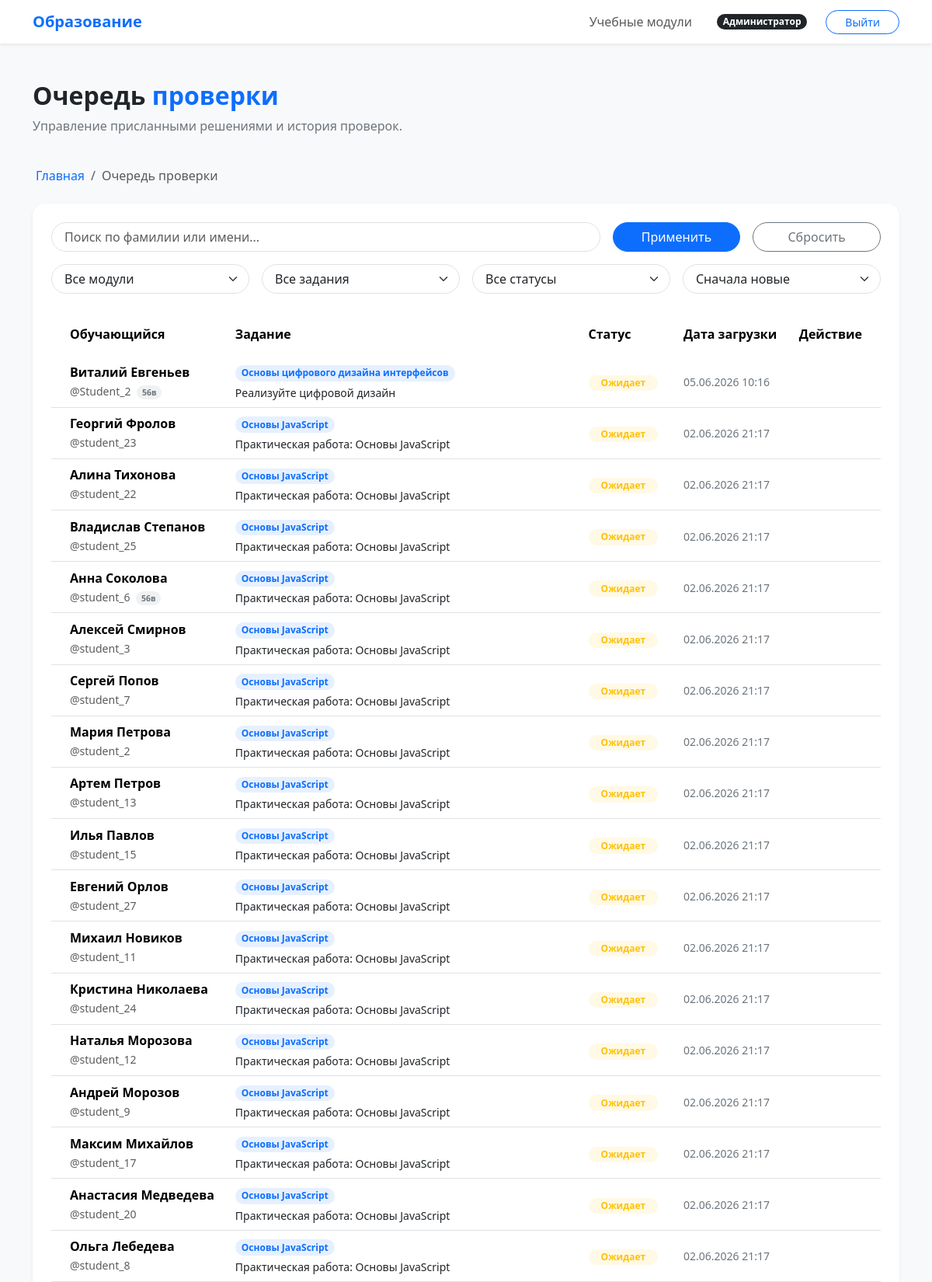
Page /solutions/teacher/submissions/ (signed in, upper part) on the committed database.
### solutions/models.py (models this page shows, shortened)
class Submission(BaseModel):
    class Status(models.TextChoices):
        PENDING = "pending", "Ожидает проверки"
        REVIEWING = "reviewing", "На проверке"
        COMPLETED = "completed", "Проверено"
        REVISION = "revision", "Нужна доработка"
    task = models.ForeignKey(
        Task,
        on_delete=models.CASCADE,
        related_name="submissions",
        verbose_name="Задание",
    )
    student = models.ForeignKey(
        settings.AUTH_USER_MODEL,
        on_delete=models.CASCADE,
        related_name="submissions",
        verbose_name="Обучающийся",
    )
    file = models.FileField(
        upload_to="submissions/%Y/%m/", verbose_name="Файл с решением"
    )
    status = models.CharField(
        max_length=20,
        choices=Status.choices,
        default=Status.PENDING,
        verbose_name="Статус проверки",
    )
    class Meta:
        verbose_name = "Отправленная работа"
        verbose_name_plural = "Отправленные работы"
        ordering = ["-created_at"]

### users/models.py (models this page shows, shortened)
class User(AbstractUser, BaseModel):
    class Role(models.TextChoices):
        STUDENT = "student", "Обучающийся"
        TEACHER = "teacher", "Преподаватель"
        ADMIN = "admin", "Администратор"
    middle_name = models.CharField(max_length=150, blank=True, verbose_name="Отчество")
    role = models.CharField(
        max_length=10, choices=Role.choices, default=Role.STUDENT, verbose_name="Роль"
    )
    group = models.ForeignKey(
        StudentGroup,
        on_delete=models.SET_NULL,
        null=True,
        blank=True,
        related_name="students",
        verbose_name="Учебная группа",
    )
    class Meta:
        verbose_name = "Пользователь"
        verbose_name_plural = "Пользователи"
        ordering = ["last_name", "first_name"]

### curriculum/models.py (models this page shows, shortened)
class StudentGroup(BaseModel):
    title = models.CharField(max_length=7, unique=True, verbose_name="Название группы")
    teacher = models.ForeignKey(
        settings.AUTH_USER_MODEL,
        on_delete=models.SET_NULL,
        null=True,
        blank=True,
        limit_choices_to={"role": "teacher"},
        related_name="student_groups",
        verbose_name="Преподаватель",
    )
    class Meta:
        verbose_name = "Учебная группа"
        verbose_name_plural = "Учебные группы"
        ordering = ["title"]

class Task(BaseModel):
    module = models.ForeignKey(
        Module, on_delete=models.CASCADE, related_name="tasks", verbose_name="Модуль"
    )
    title = models.CharField(max_length=255, verbose_name="Название задания")
    description = models.TextField(verbose_name="Техническое задание")
    deadline = models.DateField(verbose_name="Крайний срок сдачи")
    max_score = models.PositiveIntegerField(
        default=100, verbose_name="Максимальный балл"
    )
    class Meta:
        verbose_name = "Задание"
        verbose_name_plural = "Задания"
        ordering = ["deadline"]
        constraints = [
            models.UniqueConstraint(
                fields=["module", "title"], name="unique_task_title_per_module"
            )
        ]

class Module(BaseModel):
    title = models.CharField(max_length=38, verbose_name="Название модуля")
    description = models.TextField(verbose_name="Описание модуля")
    class Meta:
        verbose_name = "Учебный модуль"
        verbose_name_plural = "Учебные модули"
        ordering = ["title"]

### solutions/views.py (the view, shortened to what this page needs)
class TeacherSubmissionListView(TeacherRequiredMixin, ListView):
    model = Submission
    template_name = "solutions/teacher_submissions.html"
    context_object_name = "submissions"
    def get_queryset(self):
        queryset = Submission.objects.select_related(
            "student", "student__group", "task", "task__module"
        )
        if not self.request.user.is_superuser:
            queryset = queryset.filter(student__group__teacher=self.request.user)
        search_query = self.request.GET.get("search", "").strip()
        module_filter = self.request.GET.get("module", "")
        if module_filter:
            queryset = queryset.filter(task__module_id=module_filter)
        task_filter = self.request.GET.get("task", "")
        if task_filter:
            queryset = queryset.filter(task_id=task_filter)
        status_filter = self.request.GET.get("status", "")
        if status_filter:
            queryset = queryset.filter(status=status_filter)
        sort_by = self.request.GET.get("sort", "")
        if sort_by == "date_asc":
            queryset = queryset.order_by("created_at")
        elif sort_by == "student":
            queryset = queryset.order_by("student__last_name", "student__first_name")
        else:
            queryset = queryset.annotate(
                status_priority=Case(
                    When(status=Submission.Status.PENDING, then=Value(0)),
                    default=Value(1),
                    output_field=IntegerField(),
                )
            ).order_by("status_priority", "-created_at")
        return queryset
    def get_context_data(self, **kwargs):
        context = super().get_context_data(**kwargs)
        visible_submissions = self.get_queryset()
        context["pending_count"] = visible_submissions.filter(
            status=Submission.Status.PENDING
        ).count()
        from curriculum.models import Module, Task
        context["modules"] = Module.objects.all()
        selected_module_id = self.request.GET.get("module", "")
        if selected_module_id:
            context["tasks"] = Task.objects.filter(module_id=selected_module_id)
        else:
            context["tasks"] = Task.objects.all()
        context["search_value"] = self.request.GET.get("search", "")
        context["module_value"] = selected_module_id
        context["task_value"] = self.request.GET.get("task", "")
        context["status_value"] = self.request.GET.get("status", "")
        context["sort_value"] = self.request.GET.get("sort", "")
        return context

### curriculum/views.py (called while the page is built)
    def test_func(self) -> bool:
        return self.request.user.is_authenticated and (
            self.request.user.role == User.Role.TEACHER or self.request.user.is_staff
        )

### templates/solutions/teacher_submissions.html (shortened to what this page needs)
{% extends 'base.html' %}
{% block content %}
    <div class="row mb-4">
        <div class="col-12">
            <h2 class="fw-bold">Очередь <span class="text-accent">проверки</span></h2>
            <p class="text-secondary">Управление присланными решениями и история проверок.</p>
        </div>
    </div>
    <nav aria-label="breadcrumb" class="mb-4">
        <ol class="breadcrumb">
            <li class="breadcrumb-item">
                <a href="{% url 'core:index' %}" class="text-decoration-none">
                    Главная
                </a>
            </li>
            <li class="breadcrumb-item active">Очередь проверки</li>
        </ol>
    </nav>
    <div class="card border-0 shadow-sm rounded-4 overflow-hidden p-4">
        <form method="get" class="row g-3 mb-4">
            <div class="col-md-8">
                <input type="text" name="search" class="form-control btn-rounded px-3"
                       placeholder="Поиск по фамилии или имени..." value="{{ search_value }}">
            </div>
            <div class="col-md-2">
                <button type="submit" class="btn btn-primary btn-rounded w-100">Применить</button>
            </div>
            <div class="col-md-2">
                <a href="{% url 'solutions:teacher_submissions' %}" class="btn btn-outline-secondary btn-rounded w-100">Сбросить</a>
            </div>
            <div class="col-md-3">
                <select name="module" class="form-select btn-rounded px-3" onchange="this.form.submit()">
                    <option value="">Все модули</option>
                </select>
            </div>
            <div class="col-md-3">
                <select name="task" class="form-select btn-rounded px-3">
                    <option value="">Все задания</option>
                </select>
            </div>
            <div class="col-md-3">
                <select name="status" class="form-select btn-rounded px-3">
                    <option value="">Все статусы</option>
                </select>
            </div>
            <div class="col-md-3">
                <select name="sort" class="form-select btn-rounded px-3">
                    <option value="">Сначала новые</option>
                </select>
            </div>
        </form>
        <div class="table-responsive">
            <table class="table table-hover align-middle mb-0">
                <thead class="bg-light">
                <tr>
                    <th class="ps-4 py-3 border-0">Обучающийся</th>
                    <th class="py-3 border-0">Задание</th>
                    <th class="py-3 border-0">Статус</th>
                    <th class="py-3 border-0">Дата загрузки</th>
                    <th class="pe-4 py-3 border-0 text-end">Действие</th>
                </tr>
                </thead>
                <tbody>
                {% for submission in submissions %}
                    <tr {% if submission.status != 'pending' %}class="bg-light bg-opacity-50"{% endif %}>
                        <td class="ps-4">
                            <div class="fw-bold">{{ submission.student.get_full_name }}</div>
                            <small class="text-muted">
                                @{{ submission.student.username }}
                                {% if submission.student.group %}
                                    <span class="badge bg-secondary bg-opacity-10 text-secondary rounded-pill custom-badge-sm ms-1">{{ submission.student.group.title }}</span>
                                {% endif %}
                            </small>
                        </td>
                        <td>
                            <span class="badge bg-primary bg-opacity-10 text-accent rounded-pill px-2 small">
                                {{ submission.task.module.title }}
                            </span>
                            <div class="small mt-1 text-dark">{{ submission.task.title }}</div>
                        </td>
                        <td>
                            {% if submission.status == 'pending' %}
                                <span class="badge bg-warning bg-opacity-10 text-warning rounded-pill px-3">Ожидает</span>
                            {% elif submission.status == 'completed' %}
                                <span class="badge bg-success bg-opacity-10 text-success rounded-pill px-3">Проверено</span>
                            {% elif submission.status == 'revision' %}
                                <span class="badge bg-danger bg-opacity-10 text-danger rounded-pill px-3">Доработка</span>
                            {% endif %}
                        </td>
                        <td><span class="text-secondary small">{{ submission.created_at|date:"d.m.Y H:i" }}</span></td>
                       <td class="pe-4 text-end">
                       </td>
                    </tr>
                {% empty %}
                    <tr>
                        <td colspan="5" class="text-center py-5 text-secondary">Нет работ для отображения.</td>
                    </tr>
                {% endfor %}
                </tbody>
            </table>
        </div>
    </div>
{% endblock %}

### templates/base.html (style rules this page uses)
body { background-color: #f8f9fa; font-family: 'Segoe UI', Tahoma, Geneva, Verdana, sans-serif; display: flex; flex-direction: column; min-height: 100vh; }
.btn-rounded { border-radius: 50rem; }
.text-accent { color: #0d6efd; }
.rounded-4 { border-radius: 1rem !important; }

### rows in the picture
Submission: student.get_full_name "Виталий Евгеньев", student.username "Student_2", student.group "56в", task.module "Основы цифрового дизайна интерфейсов", task "Реализуйте цифровой дизайн", status "Ожидает", created_at "05.06.2026 10:16"
Submission: student.get_full_name "Георгий Фролов", student.username "student_23", task.module "Основы JavaScript", task "Практическая работа: Основы JavaScript", status "Ожидает", created_at "02.06.2026 21:17"
Submission: student.get_full_name "Алина Тихонова", student.username "student_22", task.module "Основы JavaScript", task "Практическая работа: Основы JavaScript", status "Ожидает", created_at "02.06.2026 21:17"
Submission: student.get_full_name "Владислав Степанов", student.username "student_25", task.module "Основы JavaScript", task "Практическая работа: Основы JavaScript", status "Ожидает", created_at "02.06.2026 21:17"
Submission: student.get_full_name "Анна Соколова", student.username "student_6", student.group "56в", task.module "Основы JavaScript", task "Практическая работа: Основы JavaScript", status "Ожидает", created_at "02.06.2026 21:17"
Submission: student.get_full_name "Алексей Смирнов", student.username "student_3", task.module "Основы JavaScript", task "Практическая работа: Основы JavaScript", status "Ожидает", created_at "02.06.2026 21:17"
Submission: student.get_full_name "Сергей Попов", student.username "student_7", task.module "Основы JavaScript", task "Практическая работа: Основы JavaScript", status "Ожидает", created_at "02.06.2026 21:17"
Submission: student.get_full_name "Мария Петрова", student.username "student_2", task.module "Основы JavaScript", task "Практическая работа: Основы JavaScript", status "Ожидает", created_at "02.06.2026 21:17"
Submission: student.get_full_name "Артем Петров", student.username "student_13", task.module "Основы JavaScript", task "Практическая работа: Основы JavaScript", status "Ожидает", created_at "02.06.2026 21:17"
Submission: student.get_full_name "Илья Павлов", student.username "student_15", task.module "Основы JavaScript", task "Практическая работа: Основы JavaScript", status "Ожидает", created_at "02.06.2026 21:17"
Submission: student.get_full_name "Евгений Орлов", student.username "student_27", task.module "Основы JavaScript", task "Практическая работа: Основы JavaScript", status "Ожидает", created_at "02.06.2026 21:17"
Submission: student.get_full_name "Михаил Новиков", student.username "student_11", task.module "Основы JavaScript", task "Практическая работа: Основы JavaScript", status "Ожидает", created_at "02.06.2026 21:17"
Submission: student.get_full_name "Кристина Николаева", student.username "student_24", task.module "Основы JavaScript", task "Практическая работа: Основы JavaScript", status "Ожидает", created_at "02.06.2026 21:17"
Submission: student.get_full_name "Наталья Морозова", student.username "student_12", task.module "Основы JavaScript", task "Практическая работа: Основы JavaScript", status "Ожидает", created_at "02.06.2026 21:17"
Submission: student.get_full_name "Андрей Морозов", student.username "student_9", task.module "Основы JavaScript", task "Практическая работа: Основы JavaScript", status "Ожидает", created_at "02.06.2026 21:17"
Submission: student.get_full_name "Максим Михайлов", student.username "student_17", task.module "Основы JavaScript", task "Практическая работа: Основы JavaScript", status "Ожидает", created_at "02.06.2026 21:17"
Submission: student.get_full_name "Анастасия Медведева", student.username "student_20", task.module "Основы JavaScript", task "Практическая работа: Основы JavaScript", status "Ожидает", created_at "02.06.2026 21:17"
Submission: student.get_full_name "Ольга Лебедева", student.username "student_8", task.module "Основы JavaScript", task "Практическая работа: Основы JavaScript", status "Ожидает", created_at "02.06.2026 21:17"
